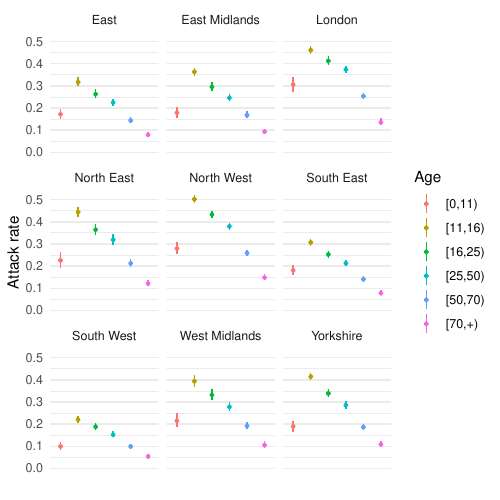

This chart was generated by the following R code:
library(dplyr)
library(ggplot2)
library(purrr)
library(tidybayes)
library(tidyr)
source(here::here("utils.R"))
source(here::here("SEIR/utils.R"))

final_states = readr::read_csv(here::here("SEIR/CIS/final_state.csv"), show_col_types = FALSE) |>
    mutate(
        .chain = factor(chain + 1),
        .iteration = iteration + 1,
        .draw = max(.iteration) * (as.integer(.chain) - 1) + .iteration,
        region = normalise_region_names(region),
    ) |>
    select(!c(chain, iteration)) |>
    filter(.iteration >= 500e3)

raw_params = readr::read_csv(here::here("SEIR/CIS/params.csv"), show_col_types = FALSE) |>
    filter(stringr::str_starts(parameter, "pi"))#
initial_attack = raw_params |>
    separate_wider_position(parameter, c(3, "age" = 1, 1)) |>
    transmute(
        .chain = factor(chain + 1),
        .iteration = iteration + 1,
        .draw = max(.iteration) * (as.integer(.chain) - 1) + .iteration,
        region = normalise_region_names(region),
        age_int = as.integer(age) + 1,
        initial_attack = 1 - expit(value),
    )

attack_rate = final_states |>
    filter(state == "S") |>
    mutate(
        occupancy = 1 - occupancy,
        age = forcats::as_factor(age),
        age_int = as.integer(age),
    ) |>
    # filter(region=="North East",age_int==1,.chain==1,)#.iteration==1)
    left_join(
        initial_attack,
        by = c(
            "region", "age_int",
            ".chain", ".iteration"
        )
    ) |>
    select(!state) |>
    mutate(increase = occupancy - initial_attack) |>
    group_by(region, age) |>
    median_qi(occupancy, increase, initial_attack, .simple_names = FALSE)
readr::write_csv(attack_rate, here::here("SEIR/CIS/attack_rates.csv"))

p_attack_rate = ggplot(attack_rate, aes(x = age, y = occupancy, colour = age)) +
    geom_pointrange(
        aes(ymin = occupancy.lower, ymax = occupancy.upper),
        size = 0.1
    ) +
    facet_wrap(~ region) +
    standard_plot_theming() +
    labs(x = "", y = "Attack rate", colour = "Age") +
    scale_x_discrete(breaks = c()) +
    coord_cartesian(y = c(0, NA))
ggsave(
    filename = here::here("SEIR/CIS/attack_rates.pdf"),
    plot = p_attack_rate,
    width = 5,
    height = 5
)
